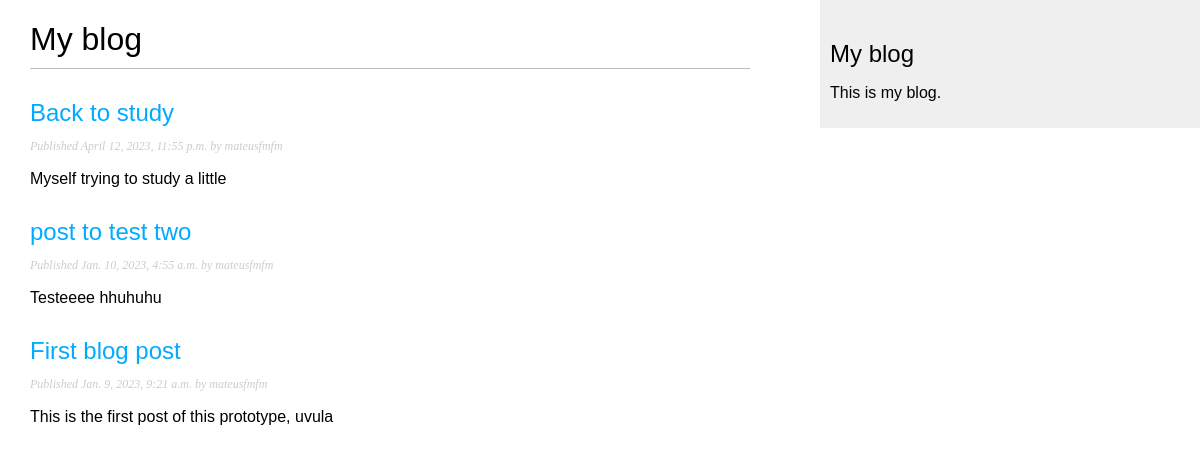
Screenshot of /blog/ with the database file from the repository.
### blog/models.py (models this page shows, shortened)
class Post(models.Model):
    STATUS_CHOICES = (
        ('draft', 'Draft'),
        ('published', 'Published'),
    )
    title = models.CharField(max_length=250)
    slug = models.SlugField(max_length=250, unique_for_date='publish')
    author = models.ForeignKey(
        User, on_delete=models.CASCADE, related_name='blog_posts')
    body = models.TextField()
    publish = models.DateTimeField(default=timezone.now)
    created = models.DateTimeField(auto_now_add=True)
    updated = models.DateTimeField(auto_now_add=True)
    status = models.CharField(
        max_length=10, choices=STATUS_CHOICES, default='draft')
    objects = models.Manager()
    published = PublishedManager()
    class Meta:
        ordering = ('-publish',)
    def get_absolute_url(self):
        return reverse('blog:post_detail',
                       args=[self.publish.year,
                             self.publish.month,
                             self.publish.day, self.slug])

### blog/views.py (the view)
# urls.py: path('', views.post_list, name='post_list'),
def post_list(request):
    object_list = Post.published.all()
    paginator = Paginator(object_list, 3)
    page = request.GET.get('page')
    try:
        posts = paginator.page(page)
    except PageNotAnInteger:
        posts = paginator.page(1)
    except EmptyPage:
        posts = paginator.page(paginator.num_pages)
    return render(request, 'blog/post/list.html', {'page': page, 'posts': posts})

### blog/models.py (called while the page is built)
    def get_queryset(self):
        return super(PublishedManager, self).get_queryset().filter(status='published')

### blog/templates/blog/post/list.html (shortened to what this page needs)
{% extends "blog/base.html" %}
{% block content %}
    <h1>My blog</h1>
    {% for post in posts %}
        <h2>
            <a href="{{ post.get_absolute_url }}">
                {{ post.title }}
            </a>
        </h2>
        <p class="date">
                Published {{ post.publish }} by {{ post.author }}
        </p>
        {{ post.body|truncatewords:30|linebreaks }}
    {% endfor %}
{% endblock %}

### blog/templates/blog/base.html (shortened to what this page needs)
{% load static %}
<!DOCTYPE html>
<html>
  <head>
    <link href="{% static 'css/blog.css' %}" rel="stylesheet">
  </head>
  <body>
    <div id="content">{% block content %} {% endblock %}</div>
    <div id="sidebar">
      <h2>My blog</h2>
      <p>This is my blog.</p>
    </div>
  </body>
</html>

### blog/static/css/blog.css (style rules this page uses)
body { margin:0; padding:0; font-family:helvetica, sans-serif; }
a { color:#00abff; text-decoration:none; }
h1 { font-weight:normal; border-bottom:1px solid #bbb; padding:0 0 10px 0; }
h2 { font-weight:normal; margin:30px 0 0; }
#content { float:left; width:60%; padding:0 0 0 30px; }
#sidebar { float:right; width:30%; padding:10px; background:#efefef; height:100%; }
p.date { color:#ccc; font-family: georgia, serif; font-size: 12px; font-style: italic; }

### rows the page displays
Post: title "Back to study", publish "April 12, 2023, 11:55 p.m.", author "mateusfmfm", body "Myself trying to study a little"
Post: title "post to test two", publish "Jan. 10, 2023, 4:55 a.m.", author "mateusfmfm", body "Testeeee hhuhuhu"
Post: title "First blog post", publish "Jan. 9, 2023, 9:21 a.m.", author "mateusfmfm", body "This is the first post of this prototype, uvula"
